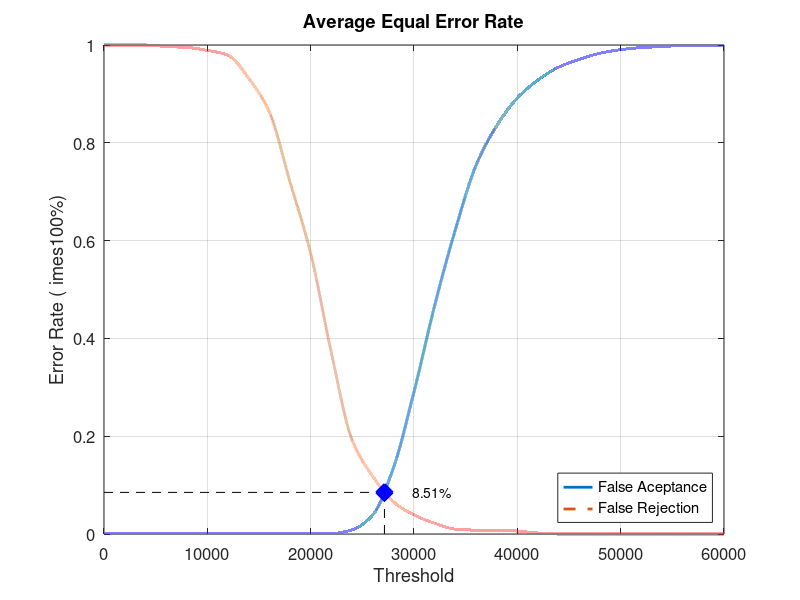
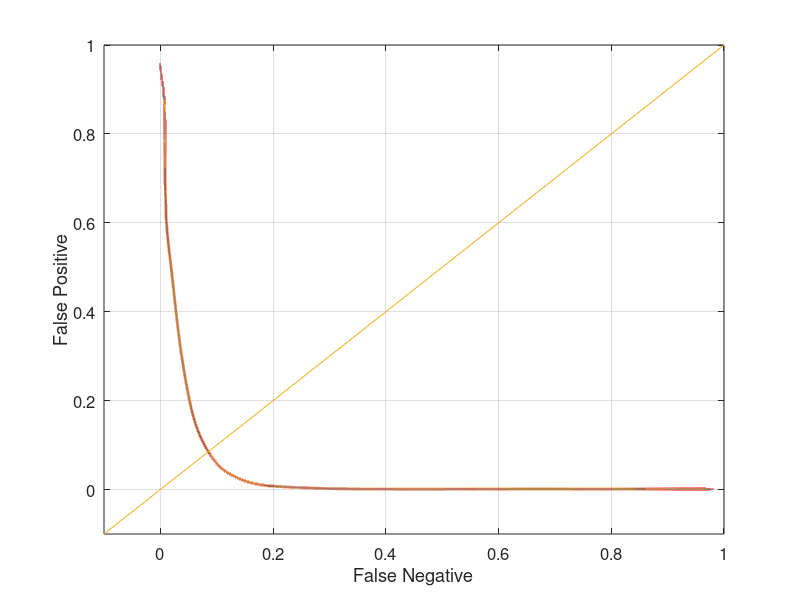

Recreate these plots in MATLAB, in order.
close all;
clear;
clc;
x = 0:2000:60000;
xq = 0:0.5:60000;

y0 = [0 0.00105263 0.00105263 0.00105263 0.00105263 0.00105263 0.00105263 0.00105263 0.00105263 0.00105263 0.00105263 0.00105263 0.00842105 0.0389474 0.134737 0.290526 0.467368 0.622105 0.753684 0.834737 0.891579 0.928421 0.954737 0.970526 0.983158 0.990526 0.994737 0.996842 0.998947 0.998947 1]
yy0 = interp1(x, y0, xq, 'pchip');
y1 = [1 1 1 0.997 0.995 0.989 0.979 0.932 0.863 0.72 0.574 0.371 0.193 0.118 0.066 0.039 0.022 0.01 0.008 0.008 0.006 0.002 0 0 0 0 0 0 0 0 0]
yy1 = interp1(x, y1, xq, 'pchip');

% Calculating EER: 
y2 = abs(y0 - y1);
find(y2 == min(y2))
yy2 = abs(yy0 - yy1);
xEER = find(yy2 == min(yy2));
xEERIndex = xq(xEER) % X-axis EER
yEER = yy0(xEER) % Y-axis EER

main = figure
plot(xq, yy0,'-','LineWidth', 2);	hold on
plot(xq, yy1,'--','LineWidth', 2);	hold on
plot([xEERIndex xEERIndex], [0 yEER], 'k--');	hold on
plot([0 xEERIndex], [yEER yEER], 'k--');	hold on
plot(xEERIndex, yEER, 'bx', 'LineWidth', 10);	hold on
text(xEERIndex + 10 * xEERIndex / 100, yEER, [num2str(round((10000 * yEER)) / 100) '%'])
legend('False Aceptance', 'False Rejection', 'Location', 'SouthEast')
xlabel('Threshold')
ylabel('Error Rate (	imes100%)')
title('Average Equal Error Rate')
set(gca, 'FontSize', 12)
axis([0 60000 0 1])
grid on

print(main, 'Database4AverageMain', '-dpng');
FNRxFPR = figure('Color', [1 1 1]);
plot(yy1, yy0, '-', yy1, yy0, 'LineWidth', 2);
hold on
y = -0.1:0.1:1
plot(y, y); 
set(gca, 'FontSize', 12)
xlabel('False Negative')
ylabel('False Positive')
axis([-0.1 1 -0.1 1])
set(gca, 'FontSize', 12)
grid on

print(FNRxFPR, 'Database4AverageFNRxFPR','-dpng');
